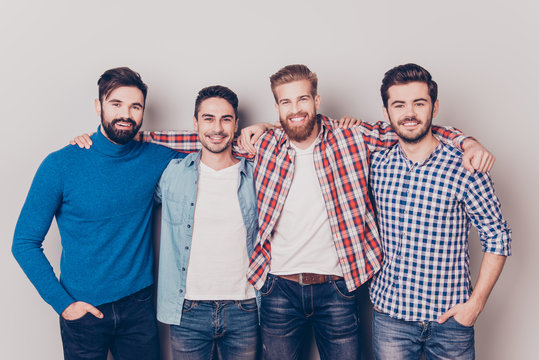
#> input picture group_photo.jpeg, 539 x 360 px, given in place of the camera
$ python 'sample53_FACE_RECOGNITION_(SAVING THE FACE DATA)_WITH_OPENCV.py'
#> lines starting #> are read from the running program, lines starting #| are printed output that depends on the picture; after the words box and inside, x2 and y2 are one past the last pixel; in counts of white or black regions, pixels touching at a corner belong together
import cv2
import numpy as np
import os

cap = cv2.VideoCapture(0)
face_cascade = cv2.CascadeClassifier('haarcascade_frontalface_default.xml')

skip = 0
face_data = []
dataset_path = "./face_dataset/"

file_name = input("ENTER THE FILE NAME: ").strip()
#> the answer given: group_photo.jpeg

while True:
    ret, frame = cap.read()
#> frame is the input picture: shape (360, 539, 3); mean B, G, R 165.4, 153.4, 150.9
    if not ret:
        continue

    gray_frame = cv2.cvtColor(frame, cv2.COLOR_BGR2GRAY)
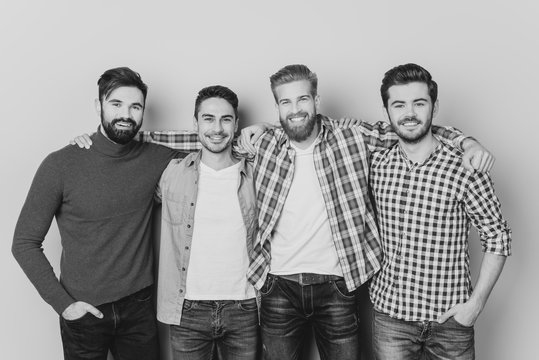
#> gray_frame: shape (360, 539); min 11, max 239, mean 154
    faces = face_cascade.detectMultiScale(gray_frame, scaleFactor=1.2, minNeighbors=5)
#> faces = [[269, 80, 53, 53], [98, 85, 54, 54], [383, 83, 56, 56], [191, 99, 53, 53]]

    for (x, y, w, h) in faces:
        offset = 10
        x1 = max(x - offset, 0)
        y1 = max(y - offset, 0)
        x2 = min(x + w + offset, frame.shape[1])
        y2 = min(y + h + offset, frame.shape[0])

        face_section = frame[y1:y2, x1:x2]

        if face_section.size != 0:
            face_section = cv2.resize(face_section, (100, 100))

        if skip % 10 == 0:
            face_data.append(face_section)
            print(f"SAVED FACE: {len(face_data)}")

        skip = skip + 1

        cv2.rectangle(frame, (x, y), (x+w, y+h), (0, 255, 0), 2)
        cv2.imshow("FACE", face_section)
#> this loop made 4 passes
#> (x, y, w, h, x1, y1, x2, y2) on passes 1 to 4: (269, 80, 53, 53, 259, 70, 332, 143), (98, 85, 54, 54, 88, 75, 162, 149), (383, 83, 56, 56, 373, 73, 449, 149), (191, 99, 53, 53, 181, 89, 254, 162)
#| SAVED FACE: 1
#> pass 1, `face_section = frame[y1:y2, x1:x2]`:
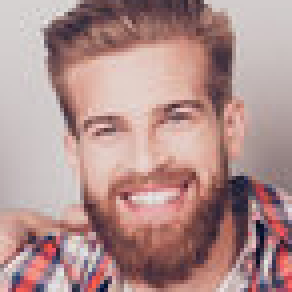
#> face_section: shape (73, 73, 3) (shown 4 times larger); mean B, G, R 140.9, 143.4, 176.4
#> pass 1, `face_section = cv2.resize(face_section, (100, 100))`:
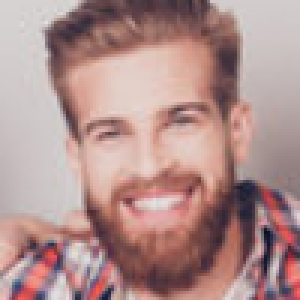
#> face_section: shape (100, 100, 3) (shown 3 times larger); mean B, G, R 140.8, 143.2, 176.3
#> pass 2, `face_section = frame[y1:y2, x1:x2]`:
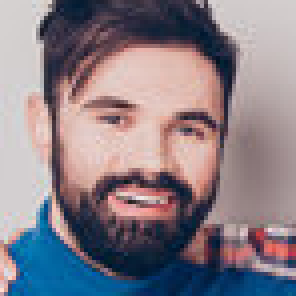
#> face_section: shape (74, 74, 3) (shown 4 times larger); mean B, G, R 134.2, 125.7, 135.9
#> pass 2, `face_section = cv2.resize(face_section, (100, 100))`:
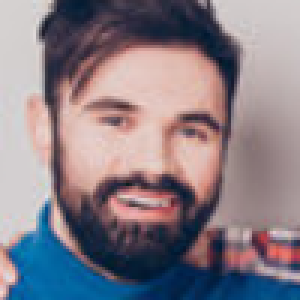
#> face_section: shape (100, 100, 3) (shown 3 times larger); mean B, G, R 134, 125.5, 135.8
#> after the loop:
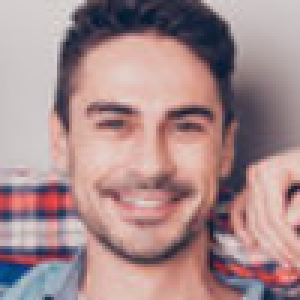
#> face_section: shape (100, 100, 3) (shown 3 times larger); mean B, G, R 140.2, 139.1, 167
#> after the loop:
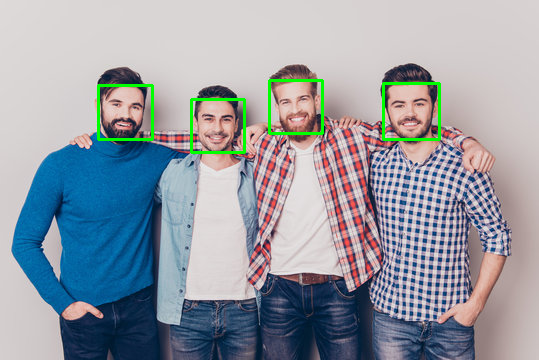
#> frame: shape (360, 539, 3); 1.33% of pixels changed, all inside (x1, y1, x2, y2) = (97, 79, 441, 154)
#> after the loop, face_data = 1 item; skip = 4

    cv2.imshow("FRAME", frame)

    key = cv2.waitKey(1)
#> (key q is pressed here)
    if key & 0xFF == ord('q'):
        break

face_data = np.asarray(face_data)
face_data = face_data.reshape((face_data.shape[0], -1))

if not os.path.exists(dataset_path):
    os.makedirs(dataset_path)

np.save(os.path.join(dataset_path, file_name + '.npy'), face_data)
print(f"DATA SAVED AT: {os.path.join(dataset_path, file_name + '.npy')}")

cap.release()
cv2.destroyAllWindows()
